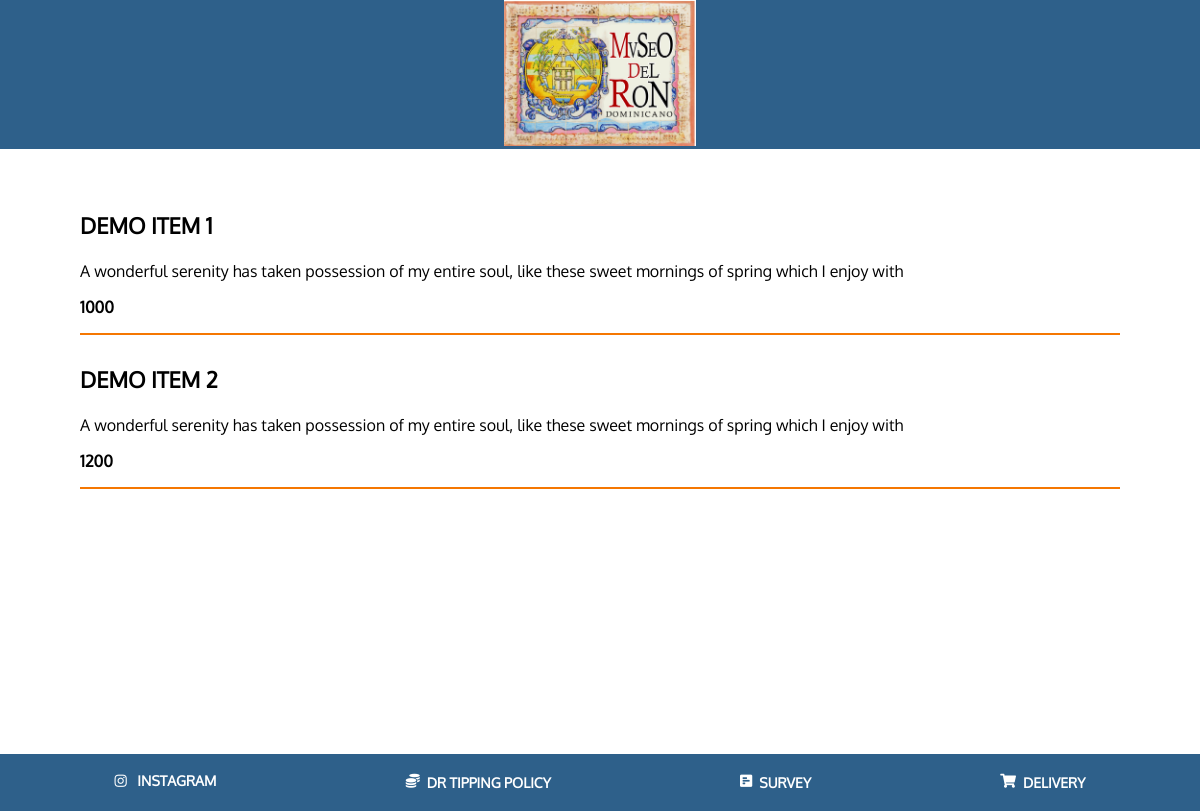
The app's page /menu/ with its own data.
### menu/models.py (models this page shows, shortened)
class MenuItem(OrderedModel):
    title = models.CharField(max_length=100)
    description = models.CharField(max_length=400)
    price = models.IntegerField()
    category = models.ForeignKey(Category, on_delete=models.CASCADE)
    active = models.BooleanField(default=True)

class Category(OrderedModel):
    category = models.CharField(max_length=100)
    active = active = models.BooleanField(default=True)

### menu/views.py (the view)
# urls.py: path('', views.index, name='index'),
def index(request):
    menu_items =  MenuItem.objects.filter(active=True)
    category = Category.objects.filter(active=True)
    context = {
        'menu_items': menu_items,
        'category': category
    }
    return render(request, 'menu/menu.html', context=context)

### menu/templates/menu/menu.html (shortened to what this page needs)
{% load static %}
<!DOCTYPE html>
<html lang="en">
<head>
    <link rel="stylesheet" href="https://unpkg.com/swiper@7/swiper-bundle.min.css" />
    <link rel="stylesheet" href="{% static 'menu/css/menu.css' %}">
    <link rel="stylesheet" href="https://cdnjs.cloudflare.com/ajax/libs/font-awesome/5.15.4/css/all.min.css">
</head>
<body>
    <header>
        <div class="navigation">
            <div class="logo">
                <img src="{% static 'menu/images/logo.jpeg' %}" alt="" class="logo-img">
            </div>
        </div>
    </header>
    <div class="swiper-container">
        <div class="swiper-wrapper">
            {% for category in category %}
            <div class="swiper-slide">
                <div class="restaurant-menu">
                {% for item in menu_items %}
                    {% if item.category.category == category.category %}
                    <div class="menu-item">
                        <div class="item-title">
                            <p>{{item.title}}</p>
                        </div>
                        <div class="item-description">
                            <p>{{item.description}}</p>
                        </div>
                        <div class="item-price">
                            <p>{{item.price}}</p>
                        </div>
                        <hr class="hr-theme">
                    </div>
                    {% endif %}
                {% endfor %}
            </div>
            </div>
            {% endfor %}
        </div>
    </div>
    <div class="footer">
        <div class="footer-link"><i class="fab fa-instagram"> <a href="#">INSTAGRAM</a></i></div>
        <div class="footer-link" id="myBtn"><i class="fas fa-coins"></i> <a href="#">DR TIPPING POLICY</a></i></div>
        <div class="footer-link"><i class="fas fa-poll-h"></i> <a href="#">SURVEY</a></i></div>
        <div class="footer-link"><i class="fas fa-shopping-cart"></i> <a href="#">DELIVERY</a></i></div>
    </div>
</body>
</html>

### menu/static/menu/css/menu.css (style rules this page uses)
:root { --primary-color: #2e608a; --text-color: #fff; }
html, body { position: relative; height: 100%; }
body { background: #fff; font-family: Oxygen-Regular; font-size: 14px; color:#000; margin: 0; padding: 0; width: 100%; }
header { width: 100%; display: flex; justify-content: center; align-items: center; background-color: var(--primary-color); }
.logo img { width: 12rem; }
.restaurant-menu { display: flex; flex-direction: column; margin-top:40px; padding: 0px 80px; align-items: flex-start; }
.item-title { font-size:22px; text-transform: uppercase; font-weight: 600; }
.item-price { font-weight: 600; }
.hr-theme { border: 1px solid #f57701; }
.swiper-container { width: 100vw; overflow: hidden; position:relative; background: #fff; }
.swiper-slide { text-align: left; font-size: 16px; width: 100% !important; background: #fff; display: -webkit-box; display: -ms-flexbox; display: -webkit-flex; display: flex; flex-direction: column; -webkit-box-pack: center; -ms-flex-pack: center; }
.menu-item { width: 100%; }
.footer { padding: 20px; display: flex; justify-content: space-around; background-color: var(--primary-color); flex-wrap:wrap; row-gap: 7px; color:var(--text-color); }
.footer-link a { font-family: Oxygen-Regular; color: var(--text-color); text-decoration: none; font-weight: 600; margin-left:7px; }
.footer-link { display:flex; flex-wrap: nowrap; justify-content: center; vertical-align: center; }

### records on screen
MenuItem: title "DEMO ITEM 1", description "A wonderful serenity has taken possession of my entire soul, like these sweet mornings of spring which I enjoy with", price "1000"
MenuItem: title "DEMO ITEM 2", description "A wonderful serenity has taken possession of my entire soul, like these sweet mornings of spring which I enjoy with", price "1200"
